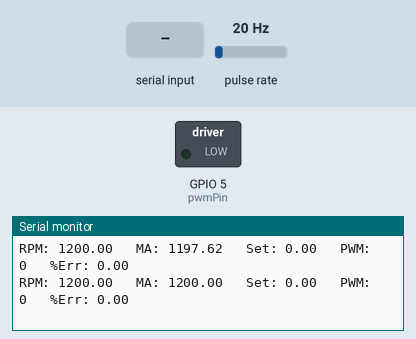
This sketch was run on a simulated ESP32. Parts: switched loads named in the sketch (green lamp = pin HIGH), the last lines printed to the serial monitor. Wiring (inferred from the names in the program): pulse sensor: data GPIO 2. The inputs (shaded band) are chosen by the test bench; at power-on: pulse rate 20 Hz.

Above: at 1.2 s.
1.3 s: "90,45\n" received over Serial
At 1.41 s:
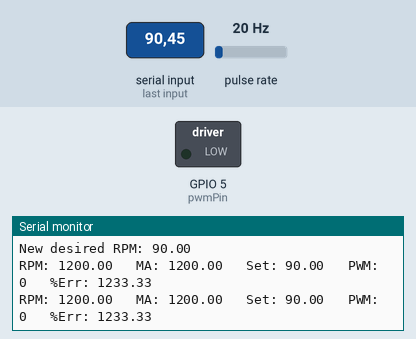
2.8 s: "0\n" received over Serial
At 4.61 s:
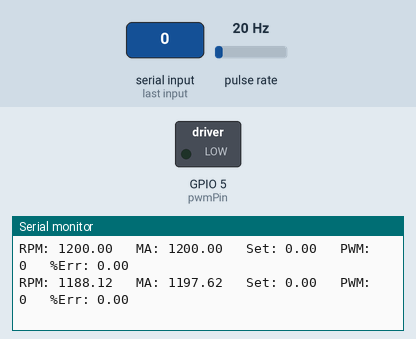
Timing chart, 0 to 6.1 s (numbered marks = the images above; inputs shaded):
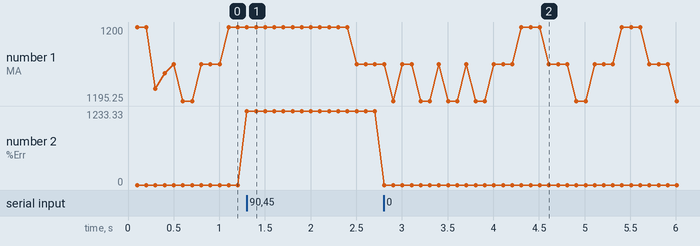

The sketch:

arduino_esp32.ino
```cpp
/***************************************************************
 *  Group: P4
 *  Group Members: Jeff Liu, Lucas Sosnick, Zach Lin
 *  Author: Jeff Liu
 *  Version: 1.6
 *  PID-Controlled DC Motor RPM w/ Hall Effect Sensor
 *
 *  Reads pulses from a Hall-effect sensor to measure
 *  centrifuge RPM with a tuned PID algo to adjust the PWM
 *  output to reach the desired RPM precisely
 *
 *  Note: user can input RPM via serial monitor or python terminal (range: 0 - 3000;
 *  dependent on if using interface)
 *  When desired RPM set to 0, the motor stopped and PID vals are reset
 ***************************************************************/

 const int hallPin = 2;
 const int pwmPin = 5;

 volatile unsigned int pulseCount = 0;
 unsigned long lastTime = 0;
 float currentRPM = 0, desiredRPM = 0;
 float error = 0, integral = 0, previousError = 0;
 const float Kp = 0.058, Ki = 0.022, Kd = 0.021; // tuned params
 const int magnets = 1;    // 1 RISING edge per rev

 // MA buffer (per .5 sec)
 const int bufferSize = 5;
 float rpmBuffer[bufferSize] = {0};
 int bufferIndex = 0;
 int sampleCount = 0;

 void countPulse() {
   pulseCount++;
 }

 void setup() {
   pinMode(hallPin, INPUT_PULLUP);
   pinMode(pwmPin, OUTPUT);
   attachInterrupt(digitalPinToInterrupt(hallPin), countPulse, RISING); // enable interrupts

   Serial.begin(9600);
   Serial.println("Enter desired RPM (0 - 3000):");
 }

 void loop() {
   unsigned long now = millis();
   if (now - lastTime >= 100) {
     unsigned long elapsed = now - lastTime;

     // read and reset pulseCount
     noInterrupts(); // disable interrupts temperarily
     unsigned int pulses = pulseCount;
     pulseCount = 0;
     interrupts();

     // calculate real-time RPM
     currentRPM = (pulses / (float)magnets) * (60000.0 / elapsed);
     lastTime = now; // update lastTime to now for future loops

     // moving avg calualtion buffer
     rpmBuffer[bufferIndex] = currentRPM;
     bufferIndex = (bufferIndex + 1) % bufferSize;
     if (sampleCount < bufferSize) sampleCount++;

     // compute moving avg from buffer
     float sum = 0;
     for (int i = 0; i < sampleCount; i++) {
       sum += rpmBuffer[i];
     }
     float movingAverageRPM = sum / sampleCount;

     // PID calc approx.
     float dt = elapsed / 1000.0;
     error = desiredRPM - movingAverageRPM;
     integral += error * dt;
     float derivative = (error - previousError) / dt;
     previousError = error;

     // constrain claculated val to between 0 - 255
     int pwmOutput = constrain(
       (int)(Kp * error + Ki * integral + Kd * derivative),
       0, 255
     );
     analogWrite(pwmPin, pwmOutput);

     // calc %err
     float percentageError = 0;
     if (desiredRPM != 0) {
       percentageError = (fabs(error) / desiredRPM) * 100.0;
     }

     // output values
     Serial.print("RPM: ");
     Serial.print(currentRPM, 2);
     Serial.print("   MA: ");
     Serial.print(movingAverageRPM, 2);
     Serial.print("   Set: ");
     Serial.print(desiredRPM, 2);
     Serial.print("   PWM: ");
     Serial.print(pwmOutput);
     Serial.print("   %Err: ");
     Serial.println(percentageError, 2);
   }

   // check for new input
   if (Serial.available() > 0) {
     String s = Serial.readStringUntil('\n');
     s.trim();
     float newRPM = s.toFloat();

     if (newRPM == 0) {
       // reset PID vals to avoid div-by-zero err
       integral = 0;
       previousError = 0;
       desiredRPM = 0;
       Serial.println("Desired RPM set to 0. Motor stopping.");
     } else {
       desiredRPM = newRPM;
       Serial.print("New desired RPM: ");
       Serial.println(desiredRPM);
     }
   }
 }
 
```

Measured:
- after the input at 1.3 s, the serial monitor: prints a new line at once (image 1)
- after the input at 2.8 s, the serial monitor: prints a new line at once (image 2)
- plotted number 2: 0 → 1230.69 after the input at 1.3 s
